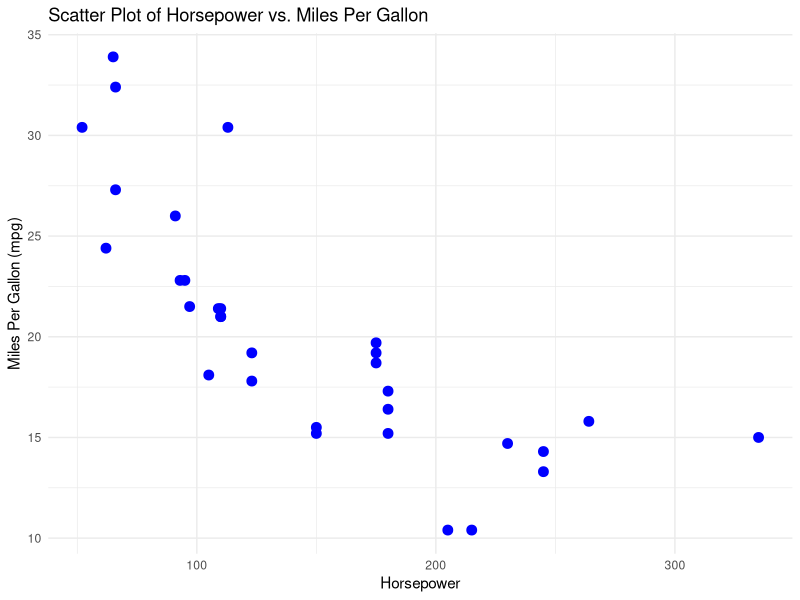

Recreate this plot in R.
# Load necessary package
library(ggplot2)

# View the first few rows of the mtcars dataset
head(mtcars)

# Create a scatter plot
ggplot(data = mtcars, aes(x = hp, y = mpg)) +
  geom_point(color = "blue", size = 3) +
  labs(title = "Scatter Plot of Horsepower vs. Miles Per Gallon",
       x = "Horsepower",
       y = "Miles Per Gallon (mpg)") +
  theme_minimal()